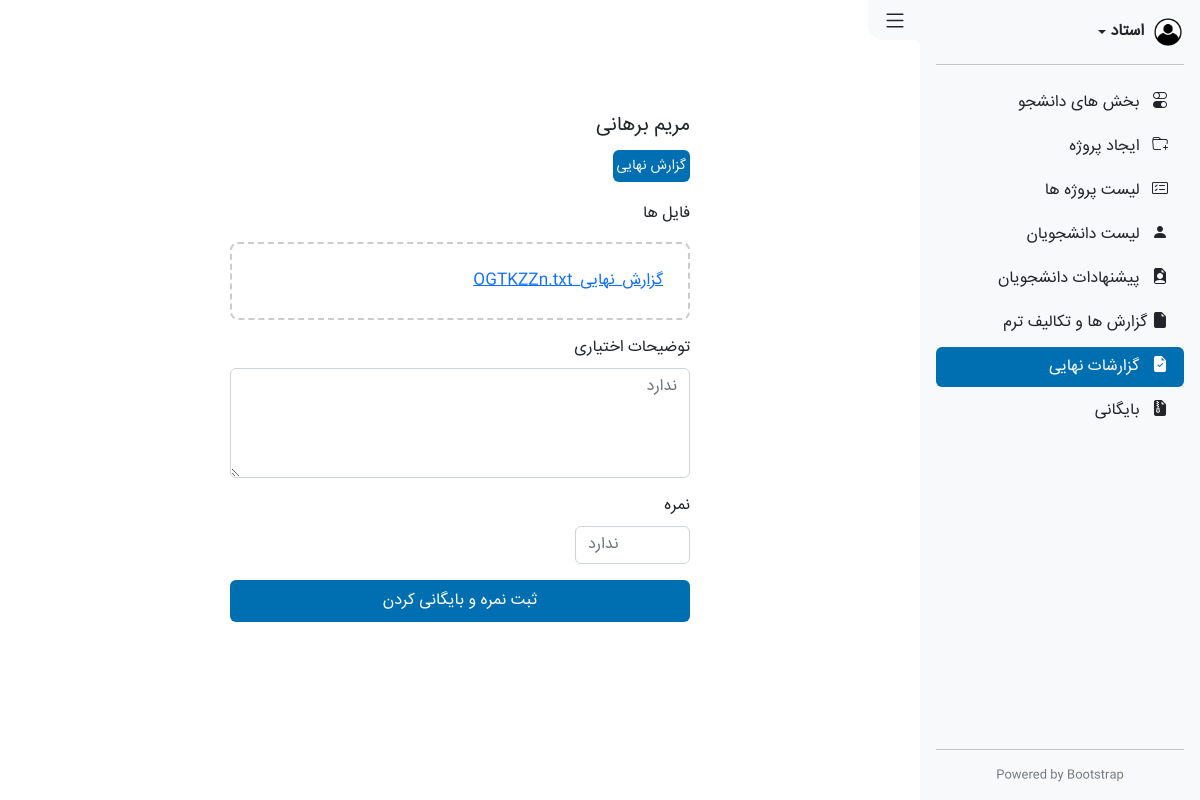
The app's page /teachers/final-reports-list/2 with its own data.
### teachers/models.py (models this page shows, shortened)
class FinalReport(models.Model):
    student = models.ForeignKey(CollegeUsers, on_delete=models.CASCADE)
    project = models.ForeignKey(Project, on_delete=models.SET_NULL, null=True)
    file = models.FileField(null=True, blank=True)
    description = models.TextField(null=True, blank=True)
    mark = models.IntegerField(null=True, blank=True)
    is_archive = models.BooleanField(default=False)

### accounts/models.py (models this page shows, shortened)
class CollegeUsers(models.Model):
    user = models.OneToOneField(User, on_delete=models.CASCADE)
    firstname = models.CharField(max_length=150)
    lastname = models.CharField(max_length=150)
    project = models.ForeignKey(Project, models.SET_NULL, null=True, blank=True)
    is_teacher = models.BooleanField(default=False)
    is_student = models.BooleanField(default=True)

### teachers/views.py (the view, shortened to what this page needs)
# urls.py: path('final-reports-list/<id>', views.final_report_detail, name="a_final_report_detail"),
def final_report_detail(request, id):
    report = get_object_or_404(FinalReport, id=id)
    context = {
        'active_tab': 'final_report_detail',
        'report': report,
    }
    return render(request, 'teachers/Final.html', context)

### teachers/templates/teachers/Final.html (shortened to what this page needs)
{% extends 'teachers/includes/_layout.html' %}
{% load static %}
{% block content %}
<section class="main active-side">
    <div class="form">
        <h5 class="mb-3">{{ report.student.firstname }} {{ report.student.lastname  }}</h5>
        <p>
            <p class="small bg-primary text-light p-1 rounded d-inline">
                گزارش نهایی
            </p>
            <br><br>
            فایل ها
        </p>
        <div class="file-drop-area mb-3">
            {% if report.file %}
            <a href="{{ report.file.url }}">{{ report.file }}</a>
            {% else %}
            <span>فایلی موجود نیست</span>
            {% endif %}
        </div>
        <form method="post">
            <div class="mb-3">
                <label for="PrpjectDiscripiton" class="form-label">توضیحات اختیاری</label>
                <textarea name="description" class="form-control" id="PrpjectDiscripiton" cols="5" rows="4" placeholder="ندارد">{{ report.description }}</textarea>
            </div>
            <div class="mb-3">
                <label for="PrpjectDiscripiton" class="form-label">نمره</label>
                <input name="mark" type="number" class="form-control w-25" placeholder="ندارد" min="0" max="20" value="{{ report.mark }}">
            </div>
            <button type="submit" class="btn btn-blue w-100 py-2">ثبت نمره و بایگانی کردن</button>
        </form>
    </div>
</section>
{% endblock %}

### assets/Css/style.css (style rules this page uses)
*, *::before, *::after { margin: 0; padding: 0; box-sizing: border-box; font-family: 'IRANSans'; }
body { width: 100vw; min-height: 100vh; overflow-x: hidden; }
.bg-primary { background-color: #006fb1 !important; }
.main.active-side { width: calc(100vw - 280px); padding: 50px 20px; margin-right: auto; transition: .5s; }
.btn-blue { background-color: #006fb1; color: #fff; transition: .3s; }
.form { max-width: 460px; margin: 4rem auto; }
.file-drop-area { position: relative; display: flex; align-items: center; width: 100%; padding: 25px; border: 2px dashed #ccc; border-radius: 8px; transition: 0.2s; }

### records on screen
FinalReport: student.firstname "مریم", student.lastname "برهانی", file "گزارش_نهایی_OGTKZZn.txt"
